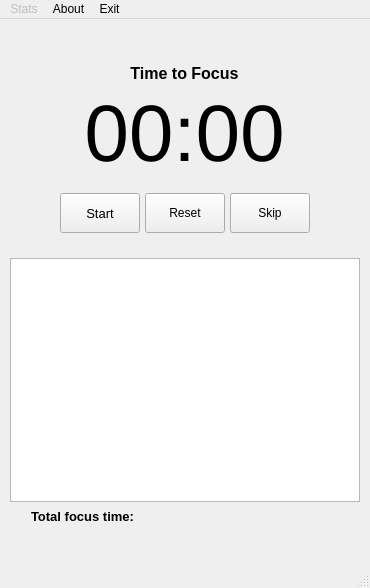
<?xml version="1.0" encoding="UTF-8"?>
<ui version="4.0">
 <class>MainWindow</class>
 <widget class="QMainWindow" name="MainWindow">
  <property name="geometry">
   <rect>
    <x>0</x>
    <y>0</y>
    <width>370</width>
    <height>588</height>
   </rect>
  </property>
  <property name="minimumSize">
   <size>
    <width>370</width>
    <height>550</height>
   </size>
  </property>
  <property name="maximumSize">
   <size>
    <width>370</width>
    <height>650</height>
   </size>
  </property>
  <property name="windowTitle">
   <string>Pomodoro Timer</string>
  </property>
  <property name="windowIcon">
   <iconset>
    <normaloff>:/icons/assets/icons/Pomodoro Icon.png</normaloff>:/icons/assets/icons/Pomodoro Icon.png</iconset>
  </property>
  <widget class="QWidget" name="centralwidget">
   <layout class="QVBoxLayout" name="verticalLayout" stretch="0,0,0,0">
    <property name="spacing">
     <number>5</number>
    </property>
    <property name="sizeConstraint">
     <enum>QLayout::SizeConstraint::SetDefaultConstraint</enum>
    </property>
    <property name="leftMargin">
     <number>0</number>
    </property>
    <property name="topMargin">
     <number>0</number>
    </property>
    <property name="rightMargin">
     <number>0</number>
    </property>
    <property name="bottomMargin">
     <number>5</number>
    </property>
    <item alignment="Qt::AlignmentFlag::AlignVCenter">
     <widget class="QWidget" name="layout_timer" native="true">
      <property name="sizePolicy">
       <sizepolicy hsizetype="Preferred" vsizetype="Preferred">
        <horstretch>0</horstretch>
        <verstretch>0</verstretch>
       </sizepolicy>
      </property>
      <property name="minimumSize">
       <size>
        <width>0</width>
        <height>100</height>
       </size>
      </property>
      <property name="maximumSize">
       <size>
        <width>400</width>
        <height>16777215</height>
       </size>
      </property>
      <property name="cursor">
       <cursorShape>ArrowCursor</cursorShape>
      </property>
      <layout class="QGridLayout" name="gridLayout" rowstretch="0,0,0,0,0,0,0,0,0">
       <property name="sizeConstraint">
        <enum>QLayout::SizeConstraint::SetDefaultConstraint</enum>
       </property>
       <property name="leftMargin">
        <number>10</number>
       </property>
       <property name="topMargin">
        <number>0</number>
       </property>
       <property name="rightMargin">
        <number>10</number>
       </property>
       <property name="bottomMargin">
        <number>0</number>
       </property>
       <property name="horizontalSpacing">
        <number>0</number>
       </property>
       <property name="verticalSpacing">
        <number>5</number>
       </property>
       <item row="5" column="0" alignment="Qt::AlignmentFlag::AlignHCenter|Qt::AlignmentFlag::AlignVCenter">
        <widget class="QLabel" name="labelTimer">
         <property name="sizePolicy">
          <sizepolicy hsizetype="Preferred" vsizetype="Preferred">
           <horstretch>0</horstretch>
           <verstretch>0</verstretch>
          </sizepolicy>
         </property>
         <property name="maximumSize">
          <size>
           <width>350</width>
           <height>100</height>
          </size>
         </property>
         <property name="font">
          <font>
           <pointsize>60</pointsize>
          </font>
         </property>
         <property name="cursor">
          <cursorShape>PointingHandCursor</cursorShape>
         </property>
         <property name="mouseTracking">
          <bool>false</bool>
         </property>
         <property name="focusPolicy">
          <enum>Qt::FocusPolicy::NoFocus</enum>
         </property>
         <property name="frameShadow">
          <enum>QFrame::Shadow::Plain</enum>
         </property>
         <property name="text">
          <string>00:00</string>
         </property>
         <property name="alignment">
          <set>Qt::AlignmentFlag::AlignCenter</set>
         </property>
         <property name="wordWrap">
          <bool>false</bool>
         </property>
         <property name="margin">
          <number>0</number>
         </property>
         <property name="indent">
          <number>-1</number>
         </property>
        </widget>
       </item>
       <item row="4" column="0" alignment="Qt::AlignmentFlag::AlignHCenter">
        <widget class="QLabel" name="labelShowState">
         <property name="maximumSize">
          <size>
           <width>320</width>
           <height>100</height>
          </size>
         </property>
         <property name="font">
          <font>
           <pointsize>12</pointsize>
           <bold>true</bold>
          </font>
         </property>
         <property name="text">
          <string>Time to Focus</string>
         </property>
         <property name="alignment">
          <set>Qt::AlignmentFlag::AlignCenter</set>
         </property>
        </widget>
       </item>
       <item row="8" column="0" alignment="Qt::AlignmentFlag::AlignHCenter|Qt::AlignmentFlag::AlignVCenter">
        <widget class="QWidget" name="layout_buttonsTimer" native="true">
         <property name="maximumSize">
          <size>
           <width>350</width>
           <height>300</height>
          </size>
         </property>
         <layout class="QHBoxLayout" name="layout_buttons" stretch="1,1,1">
          <property name="spacing">
           <number>5</number>
          </property>
          <property name="sizeConstraint">
           <enum>QLayout::SizeConstraint::SetMaximumSize</enum>
          </property>
          <property name="leftMargin">
           <number>0</number>
          </property>
          <property name="topMargin">
           <number>10</number>
          </property>
          <property name="rightMargin">
           <number>0</number>
          </property>
          <property name="bottomMargin">
           <number>10</number>
          </property>
          <item>
           <widget class="QPushButton" name="button_resumePause">
            <property name="sizePolicy">
             <sizepolicy hsizetype="Minimum" vsizetype="Maximum">
              <horstretch>0</horstretch>
              <verstretch>0</verstretch>
             </sizepolicy>
            </property>
            <property name="minimumSize">
             <size>
              <width>40</width>
              <height>40</height>
             </size>
            </property>
            <property name="maximumSize">
             <size>
              <width>160</width>
              <height>100</height>
             </size>
            </property>
            <property name="font">
             <font>
              <pointsize>10</pointsize>
              <bold>false</bold>
             </font>
            </property>
            <property name="toolTip">
             <string/>
            </property>
            <property name="text">
             <string>Start</string>
            </property>
           </widget>
          </item>
          <item>
           <widget class="QPushButton" name="button_reset">
            <property name="sizePolicy">
             <sizepolicy hsizetype="Minimum" vsizetype="Maximum">
              <horstretch>0</horstretch>
              <verstretch>0</verstretch>
             </sizepolicy>
            </property>
            <property name="minimumSize">
             <size>
              <width>40</width>
              <height>40</height>
             </size>
            </property>
            <property name="maximumSize">
             <size>
              <width>160</width>
              <height>100</height>
             </size>
            </property>
            <property name="toolTip">
             <string>Reset</string>
            </property>
            <property name="text">
             <string>Reset</string>
            </property>
           </widget>
          </item>
          <item>
           <widget class="QPushButton" name="button_skip">
            <property name="enabled">
             <bool>true</bool>
            </property>
            <property name="sizePolicy">
             <sizepolicy hsizetype="Preferred" vsizetype="Preferred">
              <horstretch>0</horstretch>
              <verstretch>0</verstretch>
             </sizepolicy>
            </property>
            <property name="minimumSize">
             <size>
              <width>10</width>
              <height>10</height>
             </size>
            </property>
            <property name="maximumSize">
             <size>
              <width>100</width>
              <height>100</height>
             </size>
            </property>
            <property name="font">
             <font>
              <pointsize>9</pointsize>
              <bold>false</bold>
              <hintingpreference>PreferDefaultHinting</hintingpreference>
             </font>
            </property>
            <property name="toolTip">
             <string>Skip</string>
            </property>
            <property name="layoutDirection">
             <enum>Qt::LayoutDirection::LeftToRight</enum>
            </property>
            <property name="text">
             <string>Skip</string>
            </property>
           </widget>
          </item>
         </layout>
        </widget>
       </item>
       <item row="0" column="0" alignment="Qt::AlignmentFlag::AlignLeft">
        <widget class="QPushButton" name="button_settings">
         <property name="sizePolicy">
          <sizepolicy hsizetype="Preferred" vsizetype="Preferred">
           <horstretch>0</horstretch>
           <verstretch>0</verstretch>
          </sizepolicy>
         </property>
         <property name="minimumSize">
          <size>
           <width>40</width>
           <height>40</height>
          </size>
         </property>
         <property name="maximumSize">
          <size>
           <width>30</width>
           <height>30</height>
          </size>
         </property>
         <property name="font">
          <font>
           <kerning>true</kerning>
          </font>
         </property>
         <property name="toolTip">
          <string>Settings</string>
         </property>
         <property name="layoutDirection">
          <enum>Qt::LayoutDirection::LeftToRight</enum>
         </property>
         <property name="autoFillBackground">
          <bool>false</bool>
         </property>
         <property name="text">
          <string/>
         </property>
         <property name="icon">
          <iconset resource="../../resources.qrc">
           <normaloff>:/icons/assets/icons/config.png</normaloff>:/icons/assets/icons/config.png</iconset>
         </property>
         <property name="iconSize">
          <size>
           <width>50</width>
           <height>30</height>
          </size>
         </property>
         <property name="flat">
          <bool>true</bool>
         </property>
        </widget>
       </item>
      </layout>
     </widget>
    </item>
    <item>
     <widget class="QWidget" name="widget_Table" native="true">
      <layout class="QHBoxLayout" name="horizontalLayout_3">
       <property name="spacing">
        <number>0</number>
       </property>
       <property name="leftMargin">
        <number>0</number>
       </property>
       <property name="topMargin">
        <number>10</number>
       </property>
       <property name="rightMargin">
        <number>0</number>
       </property>
       <property name="bottomMargin">
        <number>0</number>
       </property>
       <item>
        <widget class="QTableWidget" name="tableSessionLogs">
         <property name="minimumSize">
          <size>
           <width>0</width>
           <height>0</height>
          </size>
         </property>
         <property name="maximumSize">
          <size>
           <width>350</width>
           <height>600</height>
          </size>
         </property>
         <property name="sizeAdjustPolicy">
          <enum>QAbstractScrollArea::SizeAdjustPolicy::AdjustIgnored</enum>
         </property>
         <property name="showGrid">
          <bool>true</bool>
         </property>
         <property name="gridStyle">
          <enum>Qt::PenStyle::SolidLine</enum>
         </property>
         <attribute name="horizontalHeaderMinimumSectionSize">
          <number>34</number>
         </attribute>
        </widget>
       </item>
      </layout>
     </widget>
    </item>
    <item>
     <layout class="QHBoxLayout" name="layout_totalFocus" stretch="1,1,1">
      <property name="spacing">
       <number>1</number>
      </property>
      <property name="leftMargin">
       <number>10</number>
      </property>
      <property name="topMargin">
       <number>2</number>
      </property>
      <property name="rightMargin">
       <number>100</number>
      </property>
      <property name="bottomMargin">
       <number>2</number>
      </property>
      <item>
       <widget class="QLabel" name="label_IconTotalFocus">
        <property name="maximumSize">
         <size>
          <width>20</width>
          <height>20</height>
         </size>
        </property>
        <property name="font">
         <font>
          <pointsize>10</pointsize>
          <bold>true</bold>
         </font>
        </property>
        <property name="text">
         <string/>
        </property>
        <property name="textFormat">
         <enum>Qt::TextFormat::PlainText</enum>
        </property>
        <property name="pixmap">
         <pixmap resource="../../resources.qrc">:/icons/assets/icons/endtime.png</pixmap>
        </property>
        <property name="scaledContents">
         <bool>true</bool>
        </property>
       </widget>
      </item>
      <item>
       <widget class="QLabel" name="label_totalFocus">
        <property name="maximumSize">
         <size>
          <width>140</width>
          <height>50</height>
         </size>
        </property>
        <property name="font">
         <font>
          <pointsize>10</pointsize>
          <bold>true</bold>
         </font>
        </property>
        <property name="text">
         <string>Total focus time:</string>
        </property>
       </widget>
      </item>
      <item>
       <widget class="QLabel" name="label_setTotalFocus">
        <property name="sizePolicy">
         <sizepolicy hsizetype="Expanding" vsizetype="Preferred">
          <horstretch>0</horstretch>
          <verstretch>0</verstretch>
         </sizepolicy>
        </property>
        <property name="maximumSize">
         <size>
          <width>120</width>
          <height>80</height>
         </size>
        </property>
        <property name="text">
         <string/>
        </property>
       </widget>
      </item>
     </layout>
    </item>
    <item>
     <layout class="QVBoxLayout" name="layout_configTable" stretch="0">
      <property name="spacing">
       <number>0</number>
      </property>
      <property name="sizeConstraint">
       <enum>QLayout::SizeConstraint::SetFixedSize</enum>
      </property>
      <property name="leftMargin">
       <number>0</number>
      </property>
      <property name="topMargin">
       <number>0</number>
      </property>
      <property name="rightMargin">
       <number>5</number>
      </property>
      <property name="bottomMargin">
       <number>0</number>
      </property>
      <item alignment="Qt::AlignmentFlag::AlignLeft">
       <widget class="QPushButton" name="button_configTable">
        <property name="sizePolicy">
         <sizepolicy hsizetype="Expanding" vsizetype="Expanding">
          <horstretch>0</horstretch>
          <verstretch>0</verstretch>
         </sizepolicy>
        </property>
        <property name="minimumSize">
         <size>
          <width>30</width>
          <height>30</height>
         </size>
        </property>
        <property name="maximumSize">
         <size>
          <width>30</width>
          <height>30</height>
         </size>
        </property>
        <property name="toolTip">
         <string>Table configuration</string>
        </property>
        <property name="layoutDirection">
         <enum>Qt::LayoutDirection::RightToLeft</enum>
        </property>
        <property name="autoFillBackground">
         <bool>false</bool>
        </property>
        <property name="text">
         <string/>
        </property>
        <property name="iconSize">
         <size>
          <width>30</width>
          <height>20</height>
         </size>
        </property>
        <property name="flat">
         <bool>true</bool>
        </property>
       </widget>
      </item>
     </layout>
    </item>
   </layout>
  </widget>
  <widget class="QMenuBar" name="menubar">
   <property name="geometry">
    <rect>
     <x>0</x>
     <y>0</y>
     <width>370</width>
     <height>25</height>
    </rect>
   </property>
   <widget class="QMenu" name="menuHelp">
    <property name="title">
     <string>About</string>
    </property>
    <addaction name="separator"/>
    <addaction name="actionHelp"/>
   </widget>
   <widget class="QMenu" name="menuExit">
    <property name="title">
     <string>Exit</string>
    </property>
    <addaction name="separator"/>
    <addaction name="actionExit"/>
   </widget>
   <widget class="QMenu" name="menuStats">
    <property name="enabled">
     <bool>false</bool>
    </property>
    <property name="title">
     <string>Stats</string>
    </property>
    <addaction name="separator"/>
   </widget>
   <addaction name="menuStats"/>
   <addaction name="menuHelp"/>
   <addaction name="menuExit"/>
  </widget>
  <widget class="QStatusBar" name="statusbar">
   <property name="focusPolicy">
    <enum>Qt::FocusPolicy::NoFocus</enum>
   </property>
   <property name="contextMenuPolicy">
    <enum>Qt::ContextMenuPolicy::DefaultContextMenu</enum>
   </property>
   <property name="sizeGripEnabled">
    <bool>true</bool>
   </property>
  </widget>
  <action name="action">
   <property name="text">
    <string>status</string>
   </property>
  </action>
  <action name="actionExit">
   <property name="text">
    <string>Exit the app</string>
   </property>
  </action>
  <action name="actionHelp">
   <property name="text">
    <string>Help</string>
   </property>
  </action>
 </widget>
 <resources>
  <include location="../../resources.qrc"/>
 </resources>
 <connections/>
</ui>
